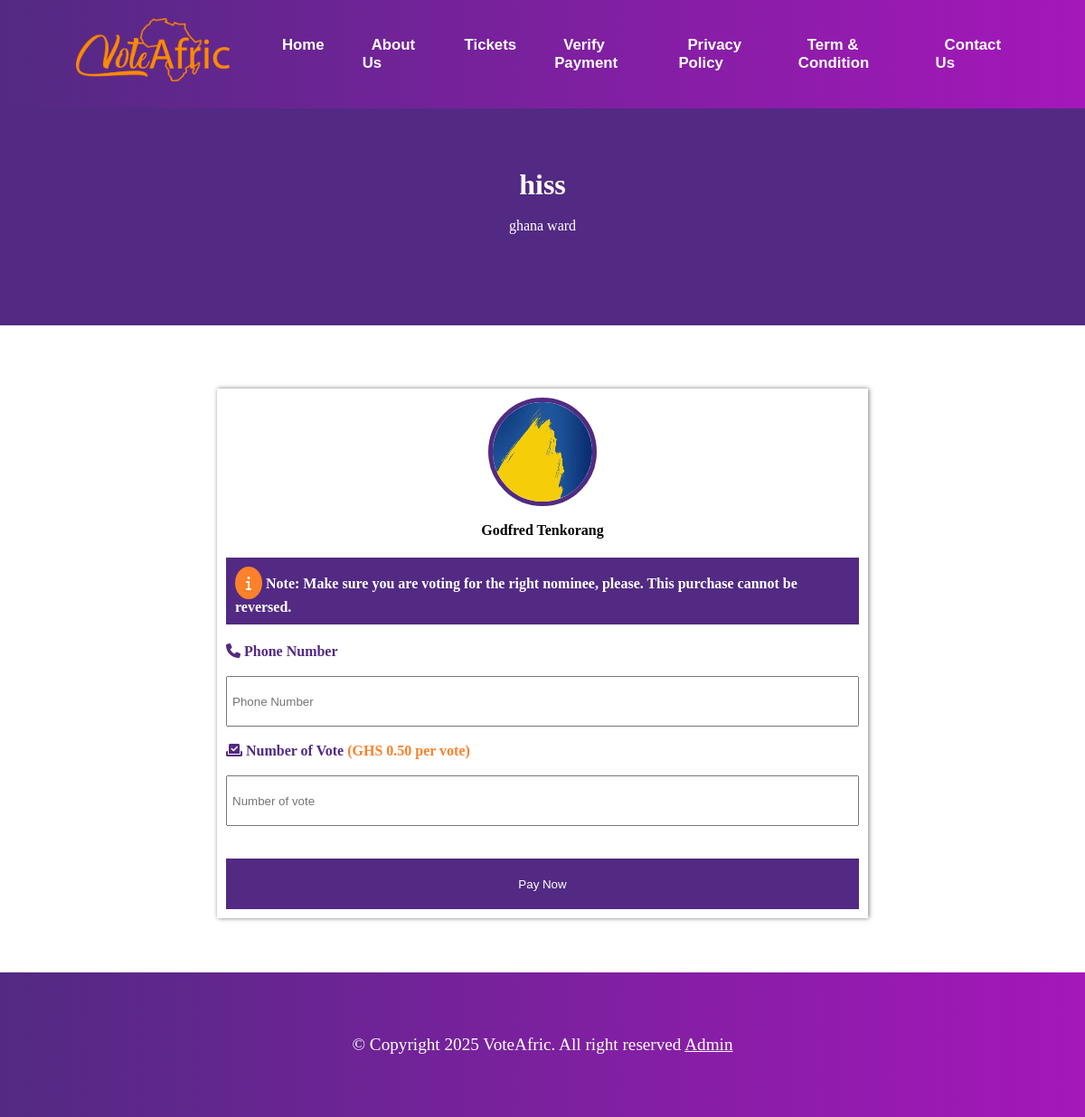
/payment/vote/godfred-tenkorang-hiss/, run on the app's committed database.
### payment/models.py (models this page shows, shortened)
class Nominees(models.Model):
    category = models.ForeignKey(Category, on_delete=models.CASCADE, null=True)
    sub_category = models.ForeignKey(SubCategory, on_delete=models.CASCADE, null=True)
    name = models.CharField(max_length=100)
    image = models.ImageField(upload_to="nominees")
    slug = models.SlugField(unique=True, null=True)
    total_vote = models.IntegerField(default=0, null=True)
    price_per_vote = models.DecimalField(max_digits=5, decimal_places=2, default=0.50, null=True, blank=True)
    can_vote = models.BooleanField(default=True)
    can_see_result = models.BooleanField(default=True)
    code = models.CharField(max_length=4, unique=True, null=True)
    access_code = models.CharField(max_length=4, unique=True, null=True, blank=True)
    phone_number = models.CharField(max_length=225, null=True, blank=True, default='')
    date_added = models.DateTimeField('date added', null=True)
    end_date = models.DateTimeField('end date', null=True)
    class Meta:
        verbose_name_plural = "nominees"
        ordering = ('-total_vote',)
    def is_due(self):
        return self.end_date < now()

### vote/models.py (models this page shows, shortened)
class SubCategory(models.Model):
    category = models.ForeignKey(Category, on_delete=models.CASCADE)
    content = models.CharField(max_length=100)
    slug = models.SlugField(unique=True)
    date = models.DateTimeField(timezone.now)
    class Meta:
        verbose_name_plural = "sub categories"
        ordering = ('-date',)
    def __str__(self):
        return self.content

class Category(models.Model):
    award = models.CharField(max_length=100)
    title = models.CharField(max_length=100, null=True)
    image = models.ImageField(upload_to="category")
    slug = models.SlugField(unique=True)
    date_added = models.DateTimeField('date added', null=True)
    end_date = models.DateTimeField('end date', null=True)
    access_code = models.CharField(max_length=10, unique=True, null=True, blank=True)
    class Meta:
        verbose_name_plural = "categories"
        ordering = ('-date_added',)
    def __str__(self):
        return self.award

### payment/views.py (the view, shortened to what this page needs)
# urls.py: path('vote/<slug:nominee_slug>/', views.vote, name='vote-page'),
def vote(request: HttpRequest, nominee_slug) -> HttpResponse:
    nominee = get_object_or_404(Nominees, slug=nominee_slug)
    if nominee.is_due():
        return render(request, 'payment/access_denied.html')
    context = {
        'title': 'Vote',
        'nominee': nominee,
    }
    return render(request, 'payment/vote.html', context)

### payment/templates/payment/vote.html (shortened to what this page needs)
{% extends 'vote/base.html' %}
{% load static %}
{% block content %}
<div class="banners">
    <div class="banners-content">
        <h1>{% if nominee %}{{ nominee.sub_category }}{% else %}Award Name{% endif %}</h1>
        <br>
        <p>{% if nominee %}{{ nominee.category }}{% else %}Award Name{% endif %}</p>
    </div>
</div>
<div style="justify-content: center; text-align:center; padding: 5px;">
</div>
<section class="paymentForm pay-form">
    <form class="form-for-voting" method="POST">
        <div class="nominee-details">
            <img src="{{ nominee.image.url }}" alt="image" loading="lazy">
            <br>
            <h4>{{ nominee.name }}</h4>
        </div>
        <div class="alert">
            <p><i class="fa-solid fa-info"></i> Note: Make sure you are voting for the right nominee, please. This
                purchase cannot be reversed.</p>
        </div>
        <label for=""><i class="fa-solid fa-phone"></i> Phone Number</label> <br>
        <input type="number" name="phone" id="" placeholder="Phone Number" required> <br>
        <label for=""><i class="fa-solid fa-check-to-slot"></i> Number of Vote <span>(GHS {{nominee.price_per_vote}} per vote)</span></label>
        <br>
        <input type="number" name="vote" id="number-of-vote" placeholder="Number of vote" required> <br>
        <br>
        <button type="submit">Pay Now</button>
    </form>
</section>
{% endblock content %}

### vote/static/vote/style.css (style rules this page uses)
* { padding: 0; margin: 0; text-decoration: none; list-style: none; box-sizing: border-box; }
:root { --voiletColor: #522a83; --orangeColor: #fb812b; --whiteColor: #fff; --violetColor: #522a83; --lightViolet: #f3e9fb; }
.banners { position: relative; }
.banners-content { background-color: var(--voiletColor); width: 100%; height: 30vh; text-align: center; display: flex; flex-direction: column; align-items: center; justify-content: center; color: var(--whiteColor); }
.paymentForm { display: flex; align-items: center; justify-content: center; padding: 1%; gap: 2rem; }
.pay-form { padding:5% 20%; }
.paymentForm form { display: flex; flex-direction: column; padding: 10px; width: 100%; max-width: 100%; min-height: 70vh; box-shadow: 1px 0 5px rgba(0, 0, 0, 0.5); }
.paymentForm input { width: 100%; min-height: 7vh; padding: 5px; }
.paymentForm button { min-height: 7vh; background-color: var(--voiletColor); cursor: pointer; color: var(--whiteColor); border: none; }
.paymentForm form label span { color: var(--orangeColor); }
.paymentForm label { color: var(--voiletColor); font-weight: 800; }
.alert { display: flex; justify-content: center; align-items: center; flex-direction: column; background-color: var(--voiletColor); width: 100%; min-height: 7vh; margin-bottom: 2%; color: var(--whiteColor); font-weight: 800; padding: 10px; margin: 3% 0; }
.alert i { background-color: var(--orangeColor); padding: 10px 12px; border-radius: 50%; }
.nominee-details { width: 100%; display: flex; flex-direction: column; justify-content: center; align-items: center; }
.nominee-details img { width: 100%; max-width: 120px; height: 120px; border-radius: 50%; border: solid 5px #522a83; }

### data on the page
Nominees: sub_category "hiss", category "ghana ward", image (picture), name "Godfred Tenkorang", price_per_vote "0.50"
